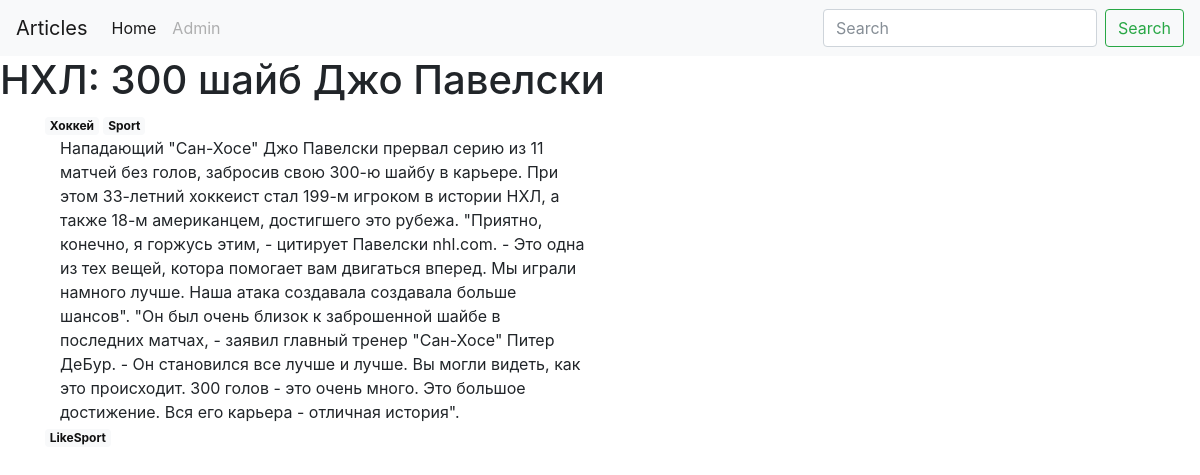
/articles/НХЛ--300-шайб-Джо-Павелски (signed in), run on the app's committed database.
### models.py (models this page shows, shortened)
class Post(db.Model):
    id = db.Column(db.Integer, primary_key = True)
    title = db.Column(db.String(140))
    slug = db.Column(db.String(140), unique=True)
    body = db.Column(db.Text)
    timestamp = db.Column(db.DateTime, default=datetime.now())
    authors = db.relationship('User', secondary=authors_join, lazy='joined',
                              backref=db.backref('post',
                                                 lazy='dynamic'))
    tags = db.relationship('Tag', secondary=post_tags,
                           backref= db.backref('post',
                                               lazy='dynamic'))#определяем тип возвразаемых данных

class Tag(db.Model):
    id = db.Column(db.Integer, primary_key = True)
    name = db.Column(db.String(100))
    slug = db.Column(db.String(100))
    posts = db.relationship('Post', secondary=post_tags,
                           backref=db.backref('tag',
                                              lazy='dynamic'))

class User(db.Model, UserMixin):
    id = db.Column(db.Integer, primary_key=True)
    nickname = db.Column(db.String(64), index=True, unique=True)
    email = db.Column(db.String(100), unique=True)
    password = db.Column(db.String(255))
    active = db.Column(db.Boolean())
    articles = db.relationship('Post', lazy=True, secondary=authors_join, backref=db.backref('author', lazy='dynamic'))
    roles = db.relationship('Role', secondary=roles_users, backref=db.backref('user', lazy='dynamic'))

### posts/blueprint.py (the view)
@posts.route('/<slug>')
def post_detail(slug):
    post = Post.query.filter(Post.slug==slug).first_or_404()
    tags = post.tags
    return render_template('posts/post_detail.html', post=post, tags=tags)

### posts/templates/posts/post_detail.html (shortened to what this page needs)
{% extends 'base.html' %}
{% block content_title %}
    <h1>
        {{ post.title }}
    </h1>
{% endblock %}
{% block content %}
    <div class="tags">
    {% for tag in tags %}
        <a href="{{ url_for('posts.tag_detail', slug=tag.slug) }}">
            <span class="badge badge-light">{{ tag.name }}</span>
        </a>
    {% endfor %}
    </div>
    <div class="col-md-offset-3 col-md-6">
    {{ post.body }}
    </div>
    {% for author in post.authors %}
        <a href="{{ url_for('posts.author_detail', id=author.id) }}">
            <span class="badge badge-light">{{ author.nickname }}</span>
        </a>
    {% endfor %}
{% endblock %}

### data on the page
Post: title "НХЛ: 300 шайб Джо Павелски", body "Нападающий \"Сан-Хосе\" Джо Павелски прервал серию из 11 матчей без голов, забросив свою 300-ю шайбу в карьере. При этом 33-летний хоккеист стал 199-м игроком в истории НХЛ, а также 18-м американцем, достигшего это рубежа. \"Приятно, конечно, я горжусь этим, - цитирует Павелски nhl.com. - Это одна из тех вещей, котора помогает вам двигаться вперед. Мы играли намного лучше. Наша атака создавала создавала больше шансов\". \"Он был очень близок к заброшенной шайбе в последних матчах, - заявил главный тренер \"Сан-Хосе\" Питер ДеБур. - Он становился все лучше и лучше. Вы могли видеть, как это происходит. 300 голов - это очень много. Это большое достижение. Вся его карьера - отличная история\"."
Tag: name "Хоккей"
Tag: name "Sport"
User: nickname "LikeSport"
